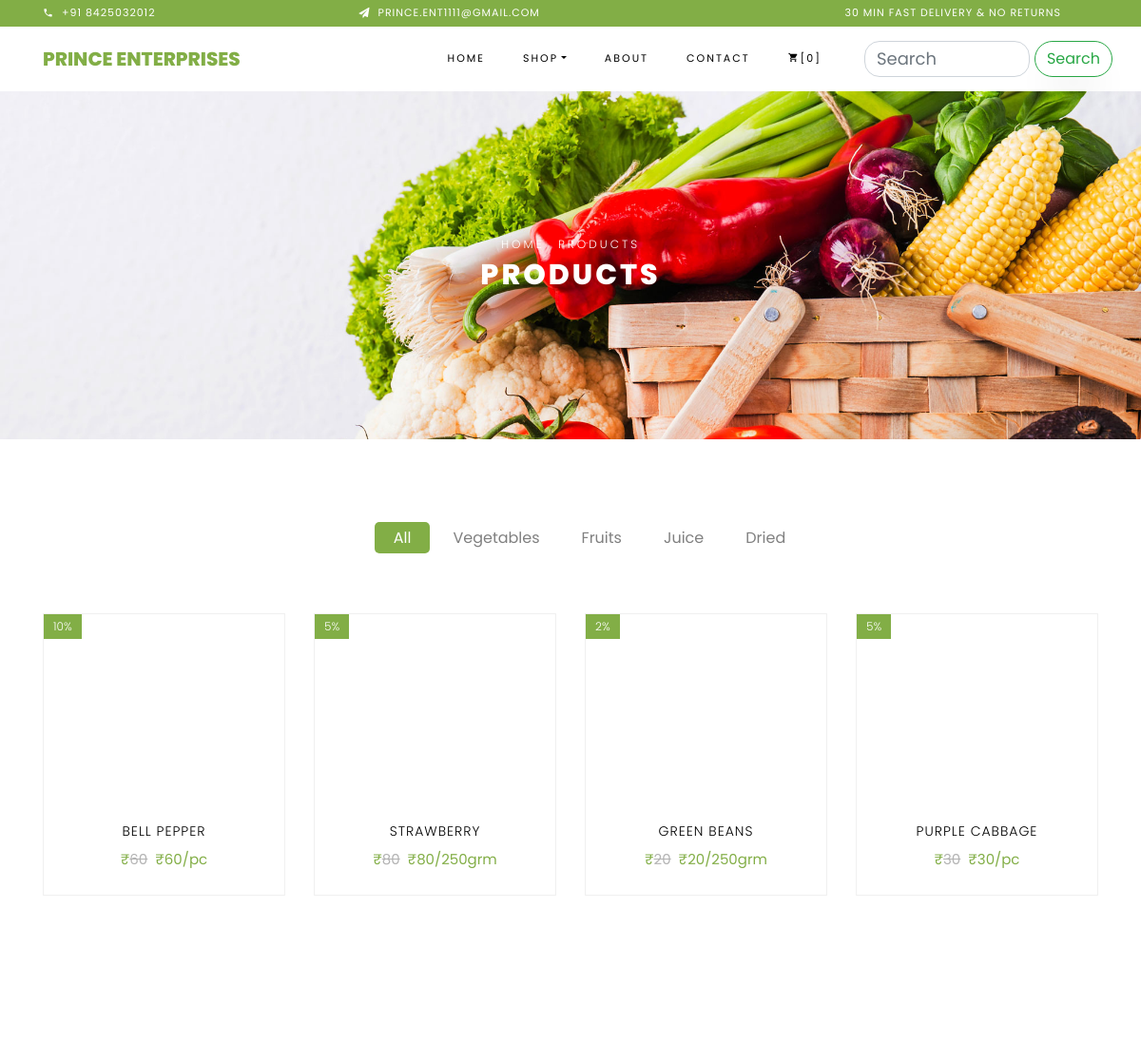
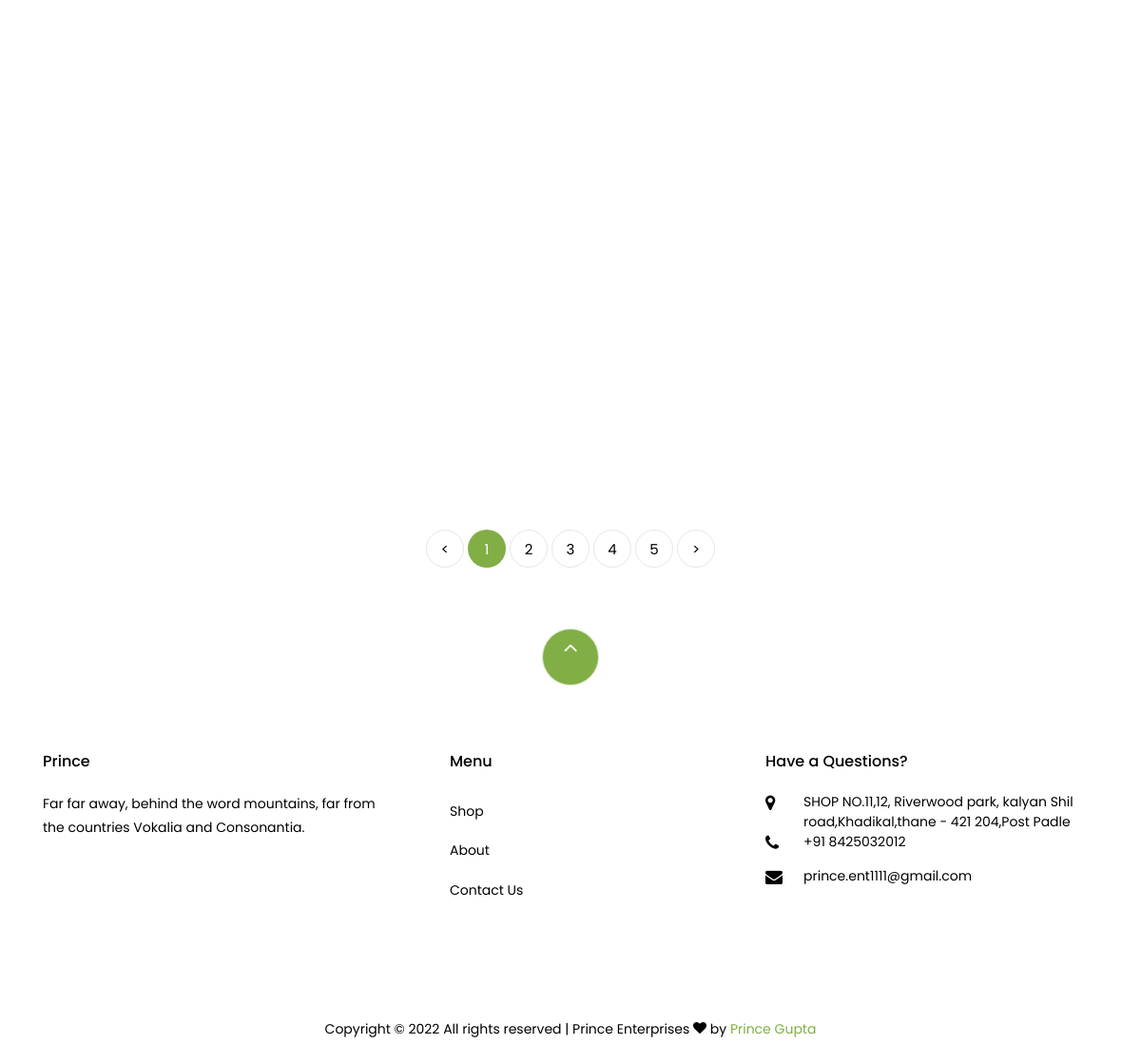
The app's page /shop/ with its own data (2 pictures, top to bottom).
### shop/models.py (models this page shows, shortened)
class Product(models.Model):
    product_id=models.AutoField
    product_name = models.CharField(max_length=50)
    category=models.CharField(max_length=50,default="")
    unit= models.CharField(max_length=10,default="")
    price=models.IntegerField(default=0)
    offer=models.IntegerField(default=0)
    pub_date = models.DateField()
    image=models.ImageField(upload_to="static/shop/images",default="")

### shop/views.py (the view)
# urls.py: path('',include('shop.urls'),name='shopHome'),
def shop(request):
    prod=Product.objects.all()
    params={'allProd':prod}
    return render(request,"shop/shop.html",params)

### shop/templates/shop/shop.html (shortened to what this page needs)
{% extends 'shop/basic.html' %}
{% load static %}
{% block body %}
<div class="hero-wrap hero-bread" style="background-image: url({% static 'shop/images/bg_1.jpg' %});">
	<div class="container">
		<div class="row no-gutters slider-text align-items-center justify-content-center">
			<div class="col-md-9 ftco-animate text-center">
				<p class="breadcrumbs"><span class="mr-2"><a href="/">Home</a></span> <span>Products</span></p>
				<h1 class="mb-0 bread">Products</h1>
			</div>
		</div>
	</div>
</div>
<section class="ftco-section">
	<div class="container">
		<div class="row justify-content-center">
			<div class="col-md-10 mb-5 text-center">
				<ul class="product-category">
					<li><a href="#" class="active">All</a></li>
					<li><a class="disabled">Vegetables</a></li>
					<li><a  class="disabled">Fruits</a></li>
					<li><a  class="disabled">Juice</a></li>
					<li><a  class="disabled">Dried</a></li>
				</ul>
			</div>
		</div>
		<div class="row">
			{% for product in allProd %}
			<div class="col-md-6 col-lg-3 ftco-animate">
				<div class="product">
					<a class="img-prod"><img class="img-fluid" id='imgpr{{product.id}}'
						<span class="status" id="offerpr{{product.id}}">{{product.offer}}%</span>
					</a>
					<div class="text py-3 pb-4 px-3 text-center">
						<h3><a id="namepr{{product.id}}">{{product.product_name}}</a>
						</h3>
						<div class="d-flex">
							<div class="pricing">
								<p class="price">₹<span class="mr-2 price-dc"
										id="pricepr{{product.id}}">{{product.price}}</span>₹<span class=" price-sale"
										id="salepr{{product.id}}">{{product.price}}</span>/<span
										id="unitpr{{product.id}}">{{product.unit}}
									</span></p>
							</div>
						</div>
					</div>
				</div>
			</div>
			{% endfor %}
		</div>
		<div class="row mt-5">
			<div class="col text-center">
				<div class="block-27">
					<ul>
						<li><a href="#">&lt;</a></li>
						<li class="active"><span>1</span></li>
						<li><a href="#">2</a></li>
						<li><a href="#">3</a></li>
						<li><a href="#">4</a></li>
						<li><a href="#">5</a></li>
						<li><a href="#">&gt;</a></li>
					</ul>
				</div>
			</div>
		</div>
	</div>
</section>
{% endblock %}

### shop/templates/shop/basic.html (shortened to what this page needs)
<!DOCTYPE html>
<html lang="en">
<head>
    {% load static %}
    <link rel="stylesheet" href="{% static 'shop/css/open-iconic-bootstrap.min.css' %}">
    <link rel="stylesheet" href="{% static  'shop/css/animate.css' %}">
    <link rel="stylesheet" href="{% static 'shop/css/owl.carousel.min.css' %}">
    <link rel="stylesheet" href="{% static 'shop/css/owl.theme.default.min.css' %}">
    <link rel="stylesheet" href="{% static 'shop/css/magnific-popup.css' %}">
    <link rel="stylesheet" href="{% static 'shop/css/aos.css' %}">
    <link rel="stylesheet" href="{% static 'shop/css/ionicons.min.css' %}">
    <link rel="stylesheet" href="{% static 'shop/css/bootstrap-datepicker.css' %}">
    <link rel="stylesheet" href="{% static 'shop/css/jquery.timepicker.css' %}">
    <link rel="stylesheet" href="{% static 'shop/css/bootstrap/bootstrap-grid.css' %}">
    <link rel="stylesheet" href="{% static 'shop/css/bootstrap/bootstrap-reboot.css' %}">
    <link rel="stylesheet" href="{% static 'shop/css/css/bootstrap-reboot.css' %}">
    <link rel="stylesheet" href="{% static 'shop/css/flaticon.css' %}">
    <link rel="stylesheet" href="{% static 'shop/css/icomoon.css' %}">
    <link rel="stylesheet" href="{% static 'shop/css/style.css' %}">
</head>
<body class="goto-here">
    {% load static %}
    <div class="py-1 bg-primary">
        <div class="container">
            <div class="row no-gutters d-flex align-items-start align-items-center px-md-0">
                <div class="col-lg-12 d-block">
                    <div class="row d-flex">
                        <div class="col-md pr-4 d-flex topper align-items-center">
                            <div class="icon mr-2 d-flex justify-content-center align-items-center"><span
                                    class="icon-phone2"></span></div>
                            <span class="text">+91 8425032012</span>
                        </div>
                        <div class="col-md pr-4 d-flex topper align-items-center">
                            <div class="icon mr-2 d-flex justify-content-center align-items-center"><span
                                    class="icon-paper-plane"></span></div>
                            <span class="text">prince.ent1111@gmail.com</span>
                        </div>
                        <div class="col-md-5 pr-4 d-flex topper align-items-center text-lg-right">
                            <span class="text">30 Min Fast delivery &amp; No Returns</span>
                        </div>
                    </div>
                </div>
            </div>
        </div>
    </div>
    <nav class="navbar navbar-expand-lg navbar-dark ftco_navbar bg-dark ftco-navbar-light" id="ftco-navbar">
        <div class="container">
            <a class="navbar-brand" href="/">Prince Enterprises</a>
            <div class="collapse navbar-collapse" id="ftco-nav">
                <ul class="navbar-nav ml-auto">
                    <li class="nav-item active"><a href="/" class="nav-link">Home</a></li>
                    <li class="nav-item dropdown">
                        <a class="nav-link dropdown-toggle" href="/shop/" id="dropdown04" data-toggle="dropdown"
                            aria-haspopup="true" aria-expanded="false">Shop</a>
                    </li>
                    <li class="nav-item"><a href="/about/" class="nav-link">About</a></li>
                    <li class="nav-item"><a href="/contact/" class="nav-link">Contact</a></li>
                    <li class="nav-item cta cta-colored"><a href="/cart/" class="nav-link">
                            <span class="icon-shopping_cart"></span>[<span id="cart">0</span>]</a></li>
                </ul>
                <form action="/search/" method="get" class="row d-flex" style="margin-left: 20px;">
                    <input class="form-control" type="search" placeholder="Search" aria-label="Search" name="search"
                        id="search">
                    <button class="btn btn-outline-success" type="submit" id="btnsearch">Search</button>
                </form>
            </div>
        </div>
    </nav>
    {% block body %} {% endblock %}
    <footer class="ftco-footer ftco-section">
        <div class="container">
            <div class="row">
                <div class="mouse">
                    <a href="#" class="mouse-icon">
                        <div class="mouse-wheel"><span class="ion-ios-arrow-up"></span></div>
                    </a>
                </div>
            </div>
            <div class="row mb-5">
                <div class="col-md">
                    <div class="ftco-footer-widget mb-4">
                        <h2 class="ftco-heading-2">Prince</h2>
                        <p>Far far away, behind the word mountains, far from the countries Vokalia and Consonantia.</p>
                        <ul class="ftco-footer-social list-unstyled float-md-left float-lft mt-5">
                        </ul>
                    </div>
                </div>
                <div class="col-md">
                    <div class="ftco-footer-widget mb-4 ml-md-5">
                        <h2 class="ftco-heading-2">Menu</h2>
                        <ul class="list-unstyled">
                            <li><a href="/shop/" class="py-2 d-block">Shop</a></li>
                            <li><a href="/about/" class="py-2 d-block">About</a></li>
                            <li><a href="/contact/" class="py-2 d-block">Contact Us</a></li>
                        </ul>
                    </div>
                </div>
                <div class="col-md">
                    <div class="ftco-footer-widget mb-4">
                        <h2 class="ftco-heading-2">Have a Questions?</h2>
                        <div class="block-23 mb-3">
                            <ul>
                                <li><span class="icon icon-map-marker"></span><span class="text">SHOP NO.11,12,
                                        Riverwood park,
                                        kalyan Shil road,Khadikal,thane - 421 204,Post Padle</span></li>
                                <li><a href="#"><span class="icon icon-phone"></span><span class="text">+91
                                            8425032012</span></a></li>
                                <li><a href="#"><span class="icon icon-envelope"></span><span
                                            class="text">prince.ent1111@gmail.com</span></a></li>
                            </ul>
                        </div>
                    </div>
                </div>
            </div>
            <div class="row">
                <div class="col-md-12 text-center">
                    <p>
                        Copyright &copy;
                        <script>document.write(new Date().getFullYear());</script> All rights reserved | Prince
                        Enterprises <i class="icon-heart color-danger" aria-hidden="true"></i> by <a href="#"
                            target="_blank">Prince Gupta</a>
                    </p>
                </div>
            </div>
        </div>
    </footer>
</body>
</html>

### static/shop/css/icomoon.css (style rules this page uses)
[class^="icon-"], [class*=" icon-"] { font-family: 'icomoon' !important; speak: none; font-style: normal; font-weight: normal; font-variant: normal; text-transform: none; line-height: 1; -webkit-font-smoothing: antialiased; -moz-osx-font-smoothing: grayscale; }
.icon-heart:before { content: "\f004"; }
.icon-map-marker:before { content: "\f041"; }
.icon-phone:before { content: "\f095"; }
.icon-envelope:before { content: "\f0e0"; }
.icon-paper-plane:before { content: "\f1d8"; }
.icon-phone2:before { content: "\e0cd"; }
.icon-shopping_cart:before { content: "\e8cc"; }

### shop/templates/shop/basic.html (style rules this page uses)
.form-control { height: 38px !important; background: #fff !important; color: #000000 !important; font-size: 18px; border-radius: 0px; -webkit-box-shadow: none !important; box-shadow: none !important; border-radius: 16px; margin: 0px 5px; width: 174px; }

### records on screen
Product: offer "10", product_name "BELL PEPPER", price "60", unit "pc"
Product: offer "5", product_name "STRAWBERRY", price "80", unit "250grm"
Product: offer "2", product_name "GREEN BEANS", price "20", unit "250grm"
Product: offer "5", product_name "PURPLE CABBAGE", price "30", unit "pc"
